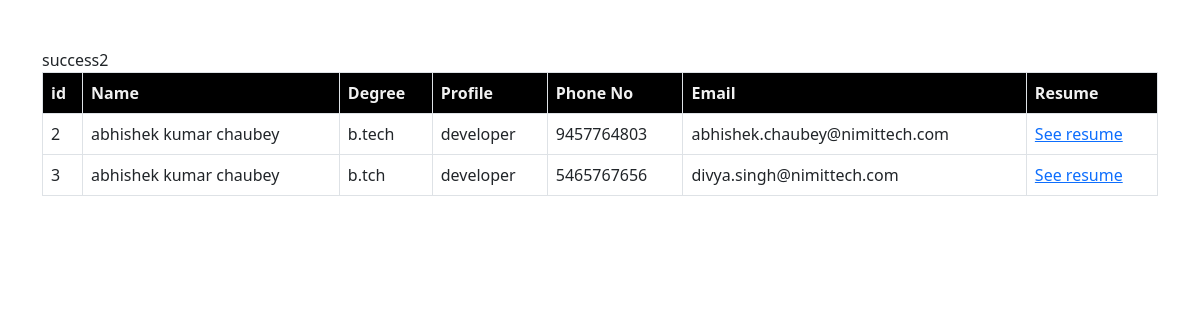
Page /dashboard.php on the committed database.
### tables this page shows
CREATE TABLE `user` (
  `id` int(11) NOT NULL,
  `name` varchar(200) NOT NULL,
  `degree` varchar(200) NOT NULL,
  `profile` varchar(200) NOT NULL,
  `phone_no` varchar(200) NOT NULL,
  `email` varchar(250) NOT NULL,
  `upload_resume` varchar(200) NOT NULL
);

### dashboard.php (the view, shortened to what this page needs)
<!doctype html>
<html lang="en">
<head>
  <link href="https://cdn.jsdelivr.net/npm/bootstrap@5.2.1/dist/css/bootstrap.min.css" rel="stylesheet"
>
</head>
<body>
    <div class="container table-responsive py-5">
        <table class="table table-bordered table-hover">
          <thead class="thead-dark" style="background-color: #000; color: #f1f1f1;">
            <tr>
              <th scope="col">id</th>
              <th scope="col">Name</th>
              <th scope="col">Degree</th>
              <th scope="col">Profile</th>
              <th scope="col">Phone No</th>
              <th scope="col">Email</th>
              <th scope="col">Resume</th>
            </tr>
          </thead>
          <tbody>
          <?php
        include 'dbconnect.php';
        $selectquery = "select * from user";
        $query = mysqli_query($conn,$selectquery);
        while($res = mysqli_fetch_array($query)){
        ?>
            <tr>
              <td><?php  echo $res['id'];  ?></td>
              <td><?php  echo $res['name'];  ?></td>
              <td><?php  echo $res['degree']; ?></td>
              <td><?php  echo $res['profile'];?></td>
              <td><?php  echo $res['phone_no'];?></td>
              <td><?php  echo $res['email'];?></td>
              <td><a href="resumes/<?php  echo $res['upload_resume'];?>">See resume</a></td>
            </tr>
            <?php
}
?>
          </tbody>
        </table>
        </div>
</body>
</html>

### rows in the picture
user: id "2", name "abhishek kumar chaubey", degree "b.tech", profile "developer", phone_no "9457764803", email "abhishek.chaubey@nimittech.com"
user: id "3", name "abhishek kumar chaubey", degree "b.tch", profile "developer", phone_no "5465767656", email "divya.singh@nimittech.com"
